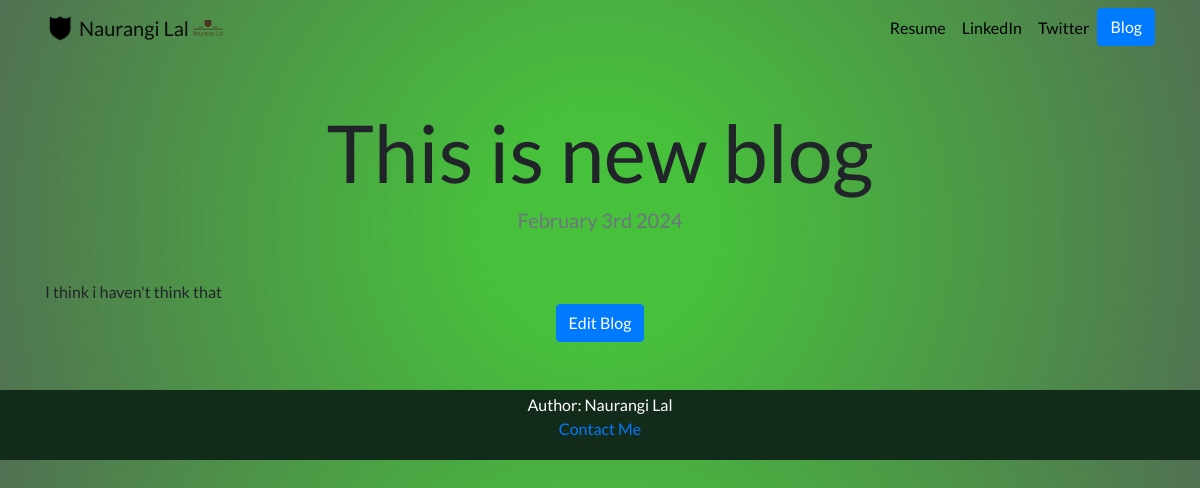
Page /blog/11/ on the committed database.
### blog/models.py (models this page shows, shortened)
class Blog(models.Model):
    title = models.CharField(max_length=200)
    description = models.TextField()
    date = models.DateField()

### blog/views.py (the view)
# urls.py: path('<int:blog_id>/', views.detail, name='detail'),
def detail(request, blog_id):
    blog = get_object_or_404(Blog, pk=blog_id)
    return render(request, 'blog/detail.html',{'blog':blog})

### blog/templates/blog/detail.html
{% extends "portfolio/base.html" %}
{% load static %}
{% block content %}
<h1 class="text-center mt-5" id="blogdetailtitle">{{ blog.title }}</h1>
<h5 class="text-center text-muted mb-5">{{ blog.date|date:'F jS Y' }}</h5>
{{ blog.description|safe }}
<div class="text-center mb-5">
    <a href="{% url 'blog:blog_edit' blog.id %}"><button class="btn btn-primary">Edit Blog</button></a>
</div>
{% endblock %}

### portfolio/static/portfolio/custom.css (style rules this page uses)
body { font-family: 'Lato', sans-serif; background: radial-gradient(circle, rgb(71, 192, 60) 18%, rgba(46, 84, 47, 0.83) 100%); }
@media (min-width: 992px) { #blogdetailtitle { font-size: 5rem; } }

### rows in the picture
Blog: title "This is new blog", date "February 3rd 2024", description "I think i haven't think that"
